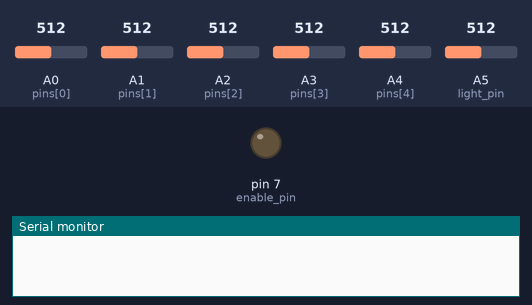
Recording of a sketch running on a simulated Arduino Uno, built with avr-gcc and run on an emulated ATmega328P. On the bench: output pins drawn as LEDs (lit = HIGH), the last lines printed to the serial monitor. The test bench sets the inputs (shaded band); at power-on: A0 (pins[0]) = 512, A1 (pins[1]) = 512, A2 (pins[2]) = 512, A3 (pins[3]) = 512, A4 (pins[4]) = 512, A5 (light_pin) = 512.

Above: at 0.05 s.
At 30.1 s:
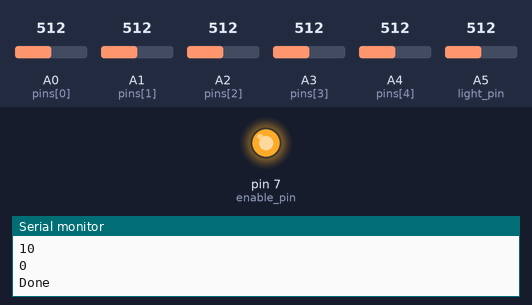
Timing chart, 0 to 78.2 s (numbered marks = the images above):
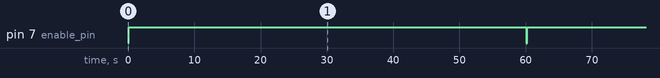

Measured:
- by itself, pin 7 (enable_pin): alternates HIGH for 60.0 s and LOW for 0.12 s

The sketch:

moisture_sensor.ino
```cpp
#include <SoftwareSerial.h>

int moisture[] = {0, 0, 0, 0, 0};
const byte pins[] = {A0, A1, A2, A3, A4};
const byte light_pin = A5;
int min_pin = 270;
int max_pin = 410;
const byte enable_pin = 7;
const unsigned long poll_interval = 60000L;
const int power_on_wait_time = 100;
const int sample_size = 10;

SoftwareSerial mySerial(2, 3);
void setup() {
  for(int i = 0; i< 5; i ++){
    pinMode(pins[i], INPUT_PULLUP);
  }
  pinMode(light_pin, INPUT_PULLUP);
  pinMode(enable_pin, OUTPUT);
  digitalWrite(enable_pin, HIGH);
  Serial.begin(115200);
  mySerial.begin(115200);
}

void loop() {
  // put your main code here, to run repeatedly:
  digitalWrite(enable_pin, LOW);
  delay(power_on_wait_time);

  for(int i = 0 ; i<sizeof(pins); i++){
    moisture[i] = analogRead(pins[i]);
    for(int j = 1;j < sample_size; j++){
      moisture[i] += analogRead(pins[i]);
    }
    moisture[i] = moisture[i] / sample_size;

//    if(moisture[i] > 1000){
//      moisture[i] = max_pin;
//    }else if(moisture[i] > max_pin){
//      max_pin = moisture[i];
//    }else if(moisture[i] < min_pin){
//      min_pin = moisture[i];
//    }
    Serial.println("MPA" + String(i));
    Serial.println(moisture[i]);
//    moisture[i] = map(moisture[i], min_pin, max_pin, 100, 0);
  }
  int light_val = analogRead(light_pin);
  Serial.println("Light");
  Serial.println(light_val);
  mySerial.write(255);
  mySerial.write(255);
  mySerial.write(sizeof(pins)*2 + 2); // moisture + light
  Serial.println("Light Done");
  for(int i = 0; i < sizeof(pins); i ++){
    Serial.println("M" + String(i));
    Serial.println(moisture[i]);
    Serial.println(moisture[i], BIN);
    Serial.println(moisture[i] >> 8, BIN);
    Serial.println(moisture[i] & 0xFF, BIN);

    mySerial.write(moisture[i] >> 8);
    mySerial.write(moisture[i] & 0xFF);
  }
  mySerial.write(light_val >> 8);
  mySerial.write(light_val & 0xFF);
  Serial.println("Done");

  //Serial.println("M");
  digitalWrite(enable_pin, HIGH);
  delay(poll_interval);
}
```
